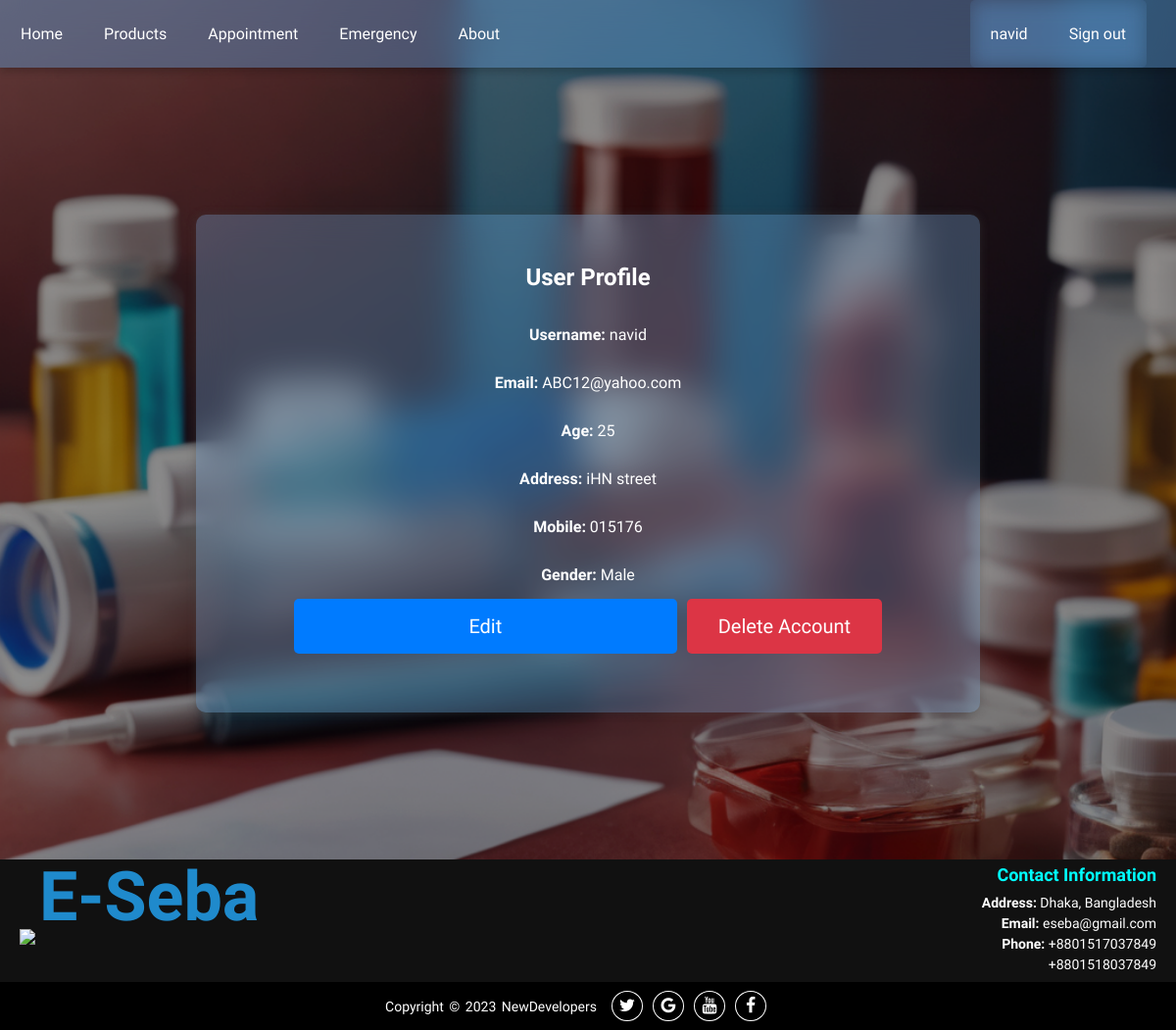
/user_profile/ (signed in), run on the app's committed database.
### myApp/models.py (models this page shows)
class UserProfile(models.Model):
    user = models.OneToOneField(User, on_delete=models.CASCADE)
    age = models.IntegerField()
    address = models.CharField(max_length=255)
    mobile = models.CharField(max_length=15)
    GENDER = (
        ('Male', 'Male'),
        ('Female', 'Female'),
    )
    gender = models.CharField(max_length=10, choices=GENDER)

### myApp/views.py (the view, shortened to what this page needs)
# urls.py: path('user_profile/', views.user_profile, name='user_profile'),
@login_required
def user_profile(request):
    user_profile = UserProfile.objects.get(user=request.user)
    profile_form = UserProfileForm(instance=user_profile)
    user_form = UserForm(instance=request.user)
    context = {
        'user_profile': user_profile,
        'profile_form': profile_form,
        'user_form': user_form,
        }
    return render(request, 'user_profile.html', context)

### myApp/templates/user_profile.html (shortened to what this page needs)
{% extends 'base.html' %}
{% load static %}
{% block extra-styles %}
<link rel="stylesheet" href="{% static 'css/__user_profile.css' %}" />
{% endblock %}
{% block content %}
<div class="main_container">
    <div class="container">
        <h2>User Profile</h2>
        <div id="viewMode">
            <p><strong>Username:</strong> {{ user_profile.user.username }}</p>
            <p><strong>Email:</strong> {{ user_profile.user.email }}</p>
            <p><strong>Age:</strong> {{ user_profile.age }}</p>
            <p><strong>Address:</strong> {{ user_profile.address }}</p>
            <p><strong>Mobile:</strong> {{ user_profile.mobile }}</p>
            <p><strong>Gender:</strong> {{ user_profile.gender }}</p>
            <div class="button-container">
                <button id="editButton" class="b1">Edit</button>
                <form method="post">
                    <button type="submit" name="delete_account" class="b2">Delete Account</button>
                </form>
            </div>
        </div>
    </div>
</div>
{% endblock %}

### myApp/templates/base.html (shortened to what this page needs)
<!DOCTYPE html>
{% load static %}
<html lang="en">
<head>
    <link rel="stylesheet" href="https://stackpath.bootstrapcdn.com/font-awesome/4.7.0/css/font-awesome.min.css">
    <link rel="stylesheet" href="{% static 'css/__base.css' %}" />
    {% block extra-styles %} {% endblock %}
</head>
<body>
    <div class="topnav">
        <a href="{% url 'home' %}">Home</a>
        <a href="{% url 'products' %}">Products</a>
        <a href="{% url 'appointment' %}">Appointment</a>
        <a href="{% url 'emergency' %}">Emergency</a>
        <a href="{% url 'about' %}">About</a>
        <div id="user-links">
            {% if user.is_authenticated %}
                {% if user.is_superuser %}
                    <a href="{% url 'admin:index' %}" class="user-link">Admin Panel</a>
                    <a href="{% url 'logout' %}" class="user-link">Sign out</a>
                {% else %}
                <div class="user-info">
                    <a href="{% url 'user_profile' %}" class="user-link">{{ user.username }}</a>
                    <a href="{% url 'logout' %}" class="user-link">Sign out</a>
                </div>
                {% endif %}
            {% else %}
                <a href="{% url 'login' %}" class="user-link">Login</a>
                <a href="{% url 'register' %}" class="user-link">Sign-up</a>
            {% endif %}
        </div>
    </div>
    {% block content %}{% endblock %}
    <footer>
        <div class="footer-content">
            <div class="logo">
                <img src="{% static 'image/favicon.png' %}">
                <span class="eseba">E-Seba</span>
            </div>
            <div class="contact-info">
                <h3>Contact Information</h3>
                <ul>
                    <li><strong>Address:</strong> Dhaka, Bangladesh</li>
                    <li><strong>Email:</strong> eseba@gmail.com</li>
                    <li><strong>Phone:</strong> +8801517037849</li>
                    <li>+8801518037849</li>
                </ul>
            </div>
        </div>
        <div class="footer-bottom">
            <p>Copyright &copy; 2023 NewDevelopers</p>
            <div class="footer-menu">
                <ul class="f-menu">
                    <li><a href="#"><i class="fa fa-twitter"></i></a></li>
                    <li><a href="#"><i class="fa fa-google"></i></a></li>
                    <li><a href="#"><i class="fa fa-youtube"></i></a></li>
                    <li><a href="#"><i class="fa fa-facebook"></i></a></li>
                </ul>
            </div>
        </div>
    </footer>
</body>
</html>

### myApp/static/css/__base.css (style rules this page uses)
* { margin: 0; padding: 0; box-sizing: border-box; }
body { font-family: 'Mooli', sans-serif; display: flex; min-height: 100vh; align-items: stretch; text-align: center; background-image: url(../image/background.png); background-size: cover; background-position: center; background-repeat: no-repeat; color: #fff; background-attachment: fixed; flex-direction: column; }
.topnav { position: sticky; top: 0; z-index: 999; background-color: rgba(97, 154, 212, 0.428); box-shadow: 0 4px 8px rgba(0, 0, 0, 0.2); backdrop-filter: blur(20px); }
.topnav a { float: left; display: block; color: rgb(255, 255, 255); text-align: center; font-weight: normal; padding: 25px 16px; margin: 0px 5px; transition: transform 0.4s; text-decoration: none; }
#user-links { float: right; margin-right: 20px; }
.user-link { color: #ffffff; text-align: center; padding: 25px 16px; margin: 0px 5px; transition: transform 0.3s; text-decoration: none; }
.user-info { display: flex; align-items: center; backdrop-filter: blur(10px); border-radius: 5px; margin-right: 10px; color: #fff; }
footer { color: #fff; text-align: center; }
.footer-content { background: #111; color: #fff; padding: 5px 20px; display: flex; justify-content: space-between; align-items: center; }
.logo img { max-width: 100px; height: auto; }
.logo .eseba { position: relative; top: -25px; margin: 0px auto; font-size: 70px; font-weight: 900; color: #1F8ACC; }
.contact-info { text-align: right; }
.contact-info h3 { color: aqua; font-size: 18px; margin-bottom: 10px; }
.contact-info ul { list-style-type: none; padding: 0; }
.contact-info ul li { font-size: 14px; margin: 5px 0; }
.contact-info ul li strong { font-weight: bold; }
.footer-bottom { background: #000; width: 100%; display: flex; align-items: center; justify-content: center; }
.footer-bottom p { font-size: 14px; word-spacing: 2px; text-transform: capitalize; margin: 0; }
.footer-menu { padding: 15px; float: right; }
.footer-menu ul { list-style: none; display: flex; align-items: center; justify-content: center; }
.footer-menu ul li { padding-right: 10px; display: block; }
.footer-menu ul li a { text-decoration: none; color: #fff; border: 1.1px solid white; padding: 5px; border-radius: 50%; }
.footer-menu ul li a i { font-size: 1.1rem; width: 20px; transition: color .4s ease; }

### myApp/static/css/__user_profile.css (style rules this page uses)
.main_container { display: flex; flex-direction: column; align-items: center; justify-content: flex-start; min-height: 80vh; background-image: url('../image/background.png'); background-size: cover; background-position: center; background-repeat: no-repeat; background-color: rgba(0, 0, 0, 0.5); color: #000000; background-attachment: fixed; }
.container { width: 800px; margin: 150px auto; padding: 50px 100px; position: relative; vertical-align: top; color: white; border-radius: 10px; box-shadow: 0 0 10px rgba(69, 69, 69, 0.355); background-color: rgba(139, 199, 255, 0.282); backdrop-filter: blur(20px); }
h2 { text-align: center; font-size: 24px; margin-bottom: 20px; }
p { padding: 15px 0px; }
.button-container { font-family: Mooli, sans-serif; display: flex; justify-content: space-between; margin-bottom: 10px; }
.button-container button { font-family: Mooli, sans-serif; background-color: #dc3545; font-size: 20px; color: #fff; padding: 16px 32px; border: none; border-radius: 5px; cursor: pointer; transition: background-color 0.3s ease; flex: 1; }
#editButton { background-color: #007BFF; margin-right: 10px; width: 100px; }
a { color: white; text-decoration: none; }

### data on the page
UserProfile: user.username "navid", user.email "ABC12@yahoo.com", age "25", address "iHN street", mobile "015176", gender "Male"

### other printed values
{{ user.username }} "navid"
